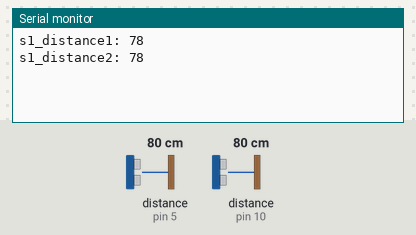
The sketch below on a simulated Arduino Uno, built with avr-gcc and run on an emulated ATmega328P. On the bench: the last lines printed to the serial monitor. Wiring (inferred from the names in the program): 2 × ultrasonic range finder: trigger pin 6, echo pin 5 / trigger pin 9, echo pin 10. The test bench sets the inputs (shaded band); at power-on: distance to the obstacle (sensors on pin 5, pin 10) 80 cm. The echo pulse lasts 58.3 µs per cm.

Above: at 1.8 s.
1.9 s: distance to the obstacle (sensor on pin 5) set to 2 cm
At 2.8 s:
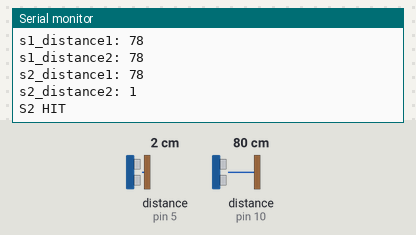
3.6 s: distance to the obstacle (sensor on pin 10) set to 2 cm
At 4.9 s:
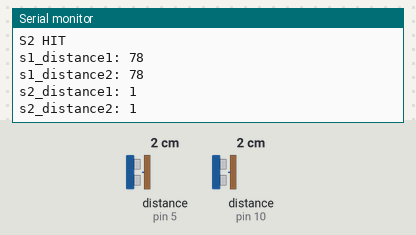
5.1 s: distance to the obstacle (sensor on pin 5) set to 4 cm
At 6.1 s:
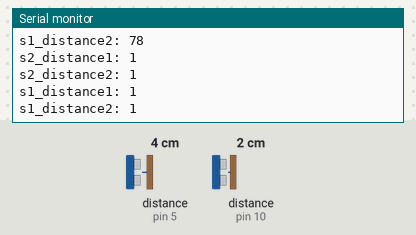
6.6 s: distance to the obstacle (sensor on pin 10) set to 4 cm
At 7.9 s:
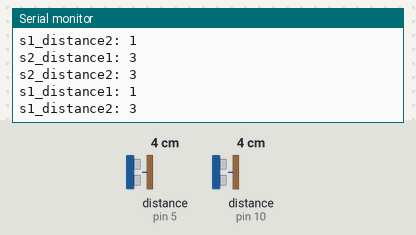
Timing chart, 0 to 9.1 s (numbered marks = the images above; inputs shaded):
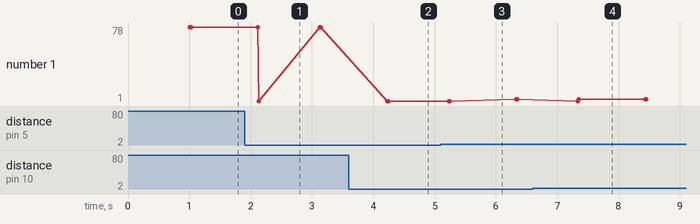

Measured:
- after the input at 1.9 s, the serial monitor: prints a new line after 0.24 s (image 1)
- after the input at 6.6 s, the serial monitor: prints a new line after 0.75 s (image 4)
- plotted number 1: 1 → 3 after the input at 5.1 s

The sketch:

two_sonars_cleaned.ino
```cpp
// defines pins numbers
const int trigPin1 = 9;
const int echoPin1 = 10;
const int trigPin2 = 6;
const int echoPin2 = 5;

// defines variables
long s1_duration1;
long s1_duration2;
long s2_duration1;
long s2_duration2;

int s1_distance1;
int s1_distance2;
int s2_distance1;
int s2_distance2;

void sensor1() {
   // Clears the trigPin
  digitalWrite(trigPin1, LOW);
  delayMicroseconds(2);

  // Sets the trigPin on HIGH state for 10 micro seconds
  digitalWrite(trigPin1, HIGH);
  delayMicroseconds(10);
  digitalWrite(trigPin1, LOW);

  // Reads the echoPin, returns the sound wave travel time in microseconds
  s1_duration1 = pulseIn(echoPin1, HIGH);

  // Calculating the first distance of S1 and S2
  s1_distance1 = s1_duration1*0.034/2;

  delay(1000);
  digitalWrite(trigPin1, LOW);
  delayMicroseconds(2);
  digitalWrite(trigPin1, HIGH);
  delayMicroseconds(10);
  digitalWrite(trigPin1, LOW);

  //Calculating the second distance of S1
  s1_duration2 = pulseIn(echoPin1, HIGH);
  s1_distance2 = s1_duration2*0.034/2;
  Serial.print("s1_distance1: ");
  Serial.println(s1_distance1);
  Serial.print("s1_distance2: ");
  Serial.println(s1_distance2);

  if(s1_distance2 <= 60 && abs(s1_distance2 - s1_distance1) > 10){
    Serial.print("S1 HIT \n");
    //Serial.println(distance);
  }
}
void sensor2(){
  // Clears the trigPin
  digitalWrite(trigPin2, LOW);
  delayMicroseconds(2);

  // Sets the trigPin on HIGH state for 10 micro seconds
  digitalWrite(trigPin2, HIGH);
  delayMicroseconds(10);
  digitalWrite(trigPin2, LOW);

  // Reads the echoPin, returns the sound wave travel time in microseconds
  s2_duration1 = pulseIn(echoPin2, HIGH);

  // Calculating the first distance of S1 and S2
  s2_distance1 = s2_duration1*0.034/2;

  delay(1000);
  digitalWrite(trigPin2, LOW);
  delayMicroseconds(2);
  digitalWrite(trigPin2, HIGH);
  delayMicroseconds(10);
  digitalWrite(trigPin2, LOW);

  //Calculating the second distance of S1
  s2_duration2 = pulseIn(echoPin2, HIGH);
  s2_distance2 = s2_duration2*0.034/2;
  Serial.print("s2_distance1: ");
  Serial.println(s2_distance1);
  Serial.print("s2_distance2: ");
  Serial.println(s2_distance2);

  if(s2_distance2 <= 60 && abs(s2_distance2 - s2_distance1) > 10){
    Serial.print("S2 HIT \n");
    //Serial.println(distance);
  }

}
void setup() {
  pinMode(trigPin1, OUTPUT); // Sets the trigPin as an Output
  pinMode(echoPin1, INPUT); // Sets the echoPin as an Input
  pinMode(trigPin2, OUTPUT);
  pinMode(echoPin2, INPUT);
  Serial.begin(9600); // Starts the serial communication
}
void loop() {

 sensor1();
 delay(100);
 sensor2();

}
```
